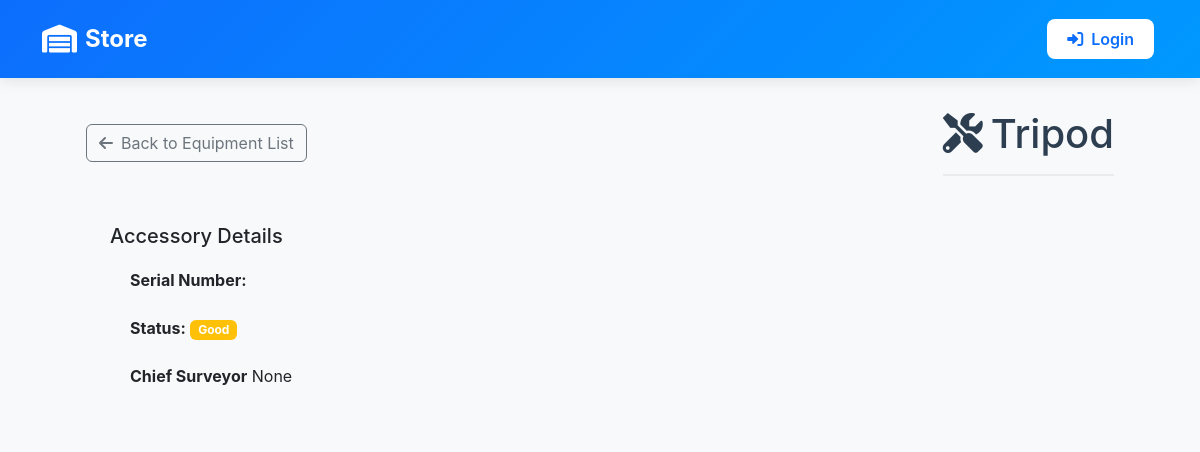
/inventory/accessory_detail/1/, run on the app's committed database.
### inventory/models.py (models this page shows, shortened)
class Accessory(models.Model):
    ACCESSORY_TYPES = (
        ("tracking_rod", "Tracking Rod"),
        ("tripod", "Tripod"),
        ("external_radio", "External Radio"),
        ("car_battery", "Car battery"),
        ("base_pole", "Base pole"),
        ("tribrach", "Tribrach"),
        ("reflector", "Reflector"),
        ("levelling_staff", "Levelling staff"),
        ("GNSS Battery", "GNSS Battery"),
        ("Pole", "Pole"),
        ("Mini Prism", "Mini Prism"),
        ("Sheet", "Sheet"),
        ("Total Station prism", "Total Station Prism"),
        ("Radio", "Radio"),
        ("gps_extension_bar", "GPS Extension Bar"),
        ("bar_port", "Bar Port"),
        ("powerbank", "Powerbank"),
        ("external_radio_antenna", "External Radio Antenna"),
        ("Data Logger", "Data Logger"),
    )
    STATUS_CHOICES = [
        ('Good', 'Good'),
        ('Needs Repair', 'Needs Repair'),
        ('Bad', 'Bad'),
    ]
    RETURN_STATUS_CHOICES = [
        ('In Use', 'In Use'),
        ('Returning', 'Returning'),
        ('Delivering', 'Delivering'),
        ('With Chief Surveyor', 'With Chief Surveyor'),
        ('In Store', 'In Store'),
        ('Returned', 'Returned'),
    ]
    name = models.CharField(max_length=100, help_text="Accessory name from CSV")
    manufacturer = models.CharField(max_length=100, null=True, blank=True, help_text="Manufacturer from CSV")
    serial_number = models.CharField(max_length=50, null=True, blank=True, help_text="Unique serial number for the accessory")
    equipment = models.ForeignKey(EquipmentsInSurvey, on_delete=models.CASCADE, related_name='accessories', null=True, blank=True)
    chief_surveyor = models.ForeignKey(User, on_delete=models.CASCADE, null=True, blank=True)
    surveyor_responsible = models.CharField(max_length=100, null=True, blank=True)
    condition = models.CharField(max_length=50, help_text="Physical condition from CSV", default='Good', null=True, blank=True)
    status = models.CharField(max_length=20, choices=STATUS_CHOICES, default='Good', null=True, blank=True)
    return_status = models.CharField(max_length=20, choices=RETURN_STATUS_CHOICES, default='In Store', null=True, blank=True)
    comment = models.TextField(null=True, blank=True)
    date_returned = models.DateTimeField(null=True, blank=True)
    returned_by = models.ForeignKey(User, on_delete=models.SET_NULL, null=True, blank=True, related_name='returned_accessories')
    delivery_status = models.CharField(max_length=10, choices=[('Delivered', 'Delivered'), ('Delivering', 'Delivering'), ('Cancelled', 'Cancelled')], null=True, blank=True)

### inventory/views.py (the view)
# urls.py: path('accessory_detail/<int:id>/', views.accessory_detail, name='accessory_detail'),
def accessory_detail(request, id):
    equipment = get_object_or_404(Accessory, id=id)
    return render(request, 'equipments/accessory_detail.html', {
        'accessory': equipment,
    })

### inventory/context_processors.py (called while the page is built)
def is_admin(request):
    return {'is_admin': request.user.is_authenticated and request.user.is_superuser}

### inventory/templates/equipments/accessory_detail.html (shortened to what this page needs)
{% extends 'base_dashboard.html' %}
{% load static %}
{% block content %}
<div class="container">
    <div class="equipment-detail">
        <div class="d-flex justify-content-between align-items-center mb-4">
            <a href="{% url 'request_equipment' %}" class="btn btn-outline-secondary">
                <i class="fas fa-arrow-left me-2"></i>Back to Equipment List
            </a>
            <h1 class="page-title mb-0">
                <i class="fas fa-tools me-2"></i>{{ accessory.name }}
            </h1>
        </div>
        <div class="equipment-info">
            <div class="row">
                <div class="col-md-6">
                    <h5>Accessory Details</h5>
                    <ul class="list-group">
                        <li class="list-group-item">
                            <strong>Serial Number:</strong> {{ accessory.serial }}
                        </li>
                        <li class="list-group-item">
                            <strong>Status:</strong>
                            <span class="badge {% if equipment.status == 'In Store' %}bg-success{% elif equipment.status == 'In Field' %}bg-primary{% else %}bg-warning{% endif %}">
                            {{ accessory.status }}
                        </span>
                        </li>
                        <li class="list-group-item">
                            <strong>Chief Surveyor</strong>
                            {{ accessory.chief_surveyor }}
                        </li>
                    </ul>
                </div>
            </div>
        </div>
    </div>
</div>
{% endblock %}

### inventory/templates/equipments/accessory_detail.html (style rules this page uses)
.equipment-detail { max-width: 1200px; margin: 0 auto; padding: 2rem; }
.page-title { color: #2c3e50; margin-bottom: 2rem; padding-bottom: 1rem; border-bottom: 2px solid #e9ecef; }
.equipment-info { background-color: #f8f9fa; border-radius: 8px; padding: 1.5rem; margin-bottom: 2rem; }
.list-group-item { border: none; padding: 0.75rem 1.25rem; background-color: transparent; }

### inventory/templates/base_dashboard.html (style rules this page uses)
body { font-family: 'Inter', Arial, sans-serif; margin: 0; padding: 0; background-color: #f8f9fa; }

### data on the page
Accessory: name "Tripod", status "Good", chief_surveyor "None"
